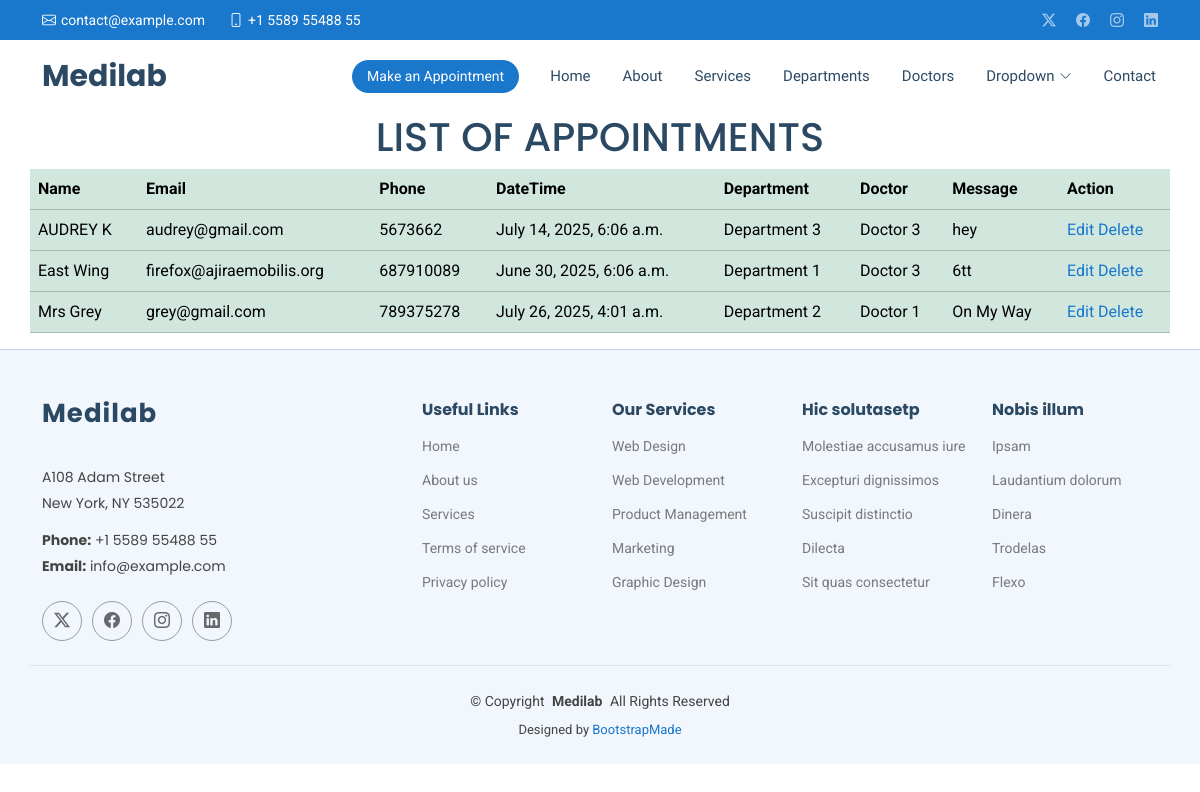
Page /show/ on the committed database.
### myapp/models.py (models this page shows, shortened)
class Appointment1(models.Model):
    name = models.CharField(max_length=100)
    email= models.EmailField()
    phone=models.CharField(max_length=100)
    datetime=models.DateTimeField()
    department= models.CharField(max_length=100)
    doctors = models.CharField(max_length=100)
    message=models.TextField()

### myapp/views.py (the view)
# urls.py: path('show/',views.show,name='show'),
def show(request):
    all= Appointment1.objects.all()
    return render(request,'show.html',{'all':all})

### templates/show.html
{% extends "starter-page.html" %}
+{% load static %}
{% block content %}
   <h1 class="text-center">LIST OF APPOINTMENTS</h1>
    <table class="table table-success container">
    <tr>
        <th>Name</th>
        <th>Email</th>
        <th>Phone</th>
        <th>DateTime</th>
        <th>Department</th>
        <th>Doctor</th>
        <th>Message</th>
        <th>Action</th>
    </tr>
    {% for appointment1 in all  %}
    	<tr>
            <td>{{ appointment1.name }}</td>
            <td>{{ appointment1.email }}</td>
            <td>{{ appointment1.phone }}</td>
            <td>{{ appointment1.datetime }}</td>
            <td>{{ appointment1.department}}</td>
            <td>{{ appointment1.doctors }}</td>
            <td>{{ appointment1.message }}</td>
        <td>
            <a href="/edit/{{ appointment1.id }}" class="btn-outline-danger">Edit</a>
            <a href="/delete/{{ appointment1.id }}" class="btn-outline-primary">Delete</a>
        </td>
        </tr>
    {% endfor %}
    </table>
{% endblock %}

### static/assets/css/main.css (style rules this page uses)
:root { --default-font: "Roboto", system-ui, -apple-system, "Segoe UI", Roboto, "Helvetica Neue", Arial, "Noto Sans", "Liberation Sans", sans-serif, "Apple Color Emoji", "Segoe UI Emoji", "Segoe UI Symbol", "Noto Color Emoji"; --heading-font: "Poppins", sans-serif; --nav-font: "Raleway", sans-serif; }
:root { --background-color: #ffffff; --default-color: #444444; --heading-color: #2c4964; --accent-color: #1977cc; --surface-color: #ffffff; --contrast-color: #ffffff; }
:root { --nav-color: #2c4964; --nav-hover-color: #1977cc; --nav-mobile-background-color: #ffffff; --nav-dropdown-background-color: #ffffff; --nav-dropdown-color: #2c4964; --nav-dropdown-hover-color: #1977cc; }
:root { scroll-behavior: smooth; }
body { color: var(--default-color); background-color: var(--background-color); font-family: var(--default-font); }
a { color: var(--accent-color); text-decoration: none; transition: 0.3s; }
h1, h2, h3, h4, h5, h6 { color: var(--heading-color); font-family: var(--heading-font); }

### rows in the picture
Appointment1: name "AUDREY K", email "audrey@gmail.com", phone "5673662", datetime "July 14, 2025, 6:06 a.m.", department "Department 3", doctors "Doctor 3", message "hey"
Appointment1: name "East Wing", email "firefox@ajiraemobilis.org", phone "687910089", datetime "June 30, 2025, 6:06 a.m.", department "Department 1", doctors "Doctor 3", message "6tt"
Appointment1: name "Mrs Grey", email "grey@gmail.com", phone "789375278", datetime "July 26, 2025, 4:01 a.m.", department "Department 2", doctors "Doctor 1", message "On My Way"
